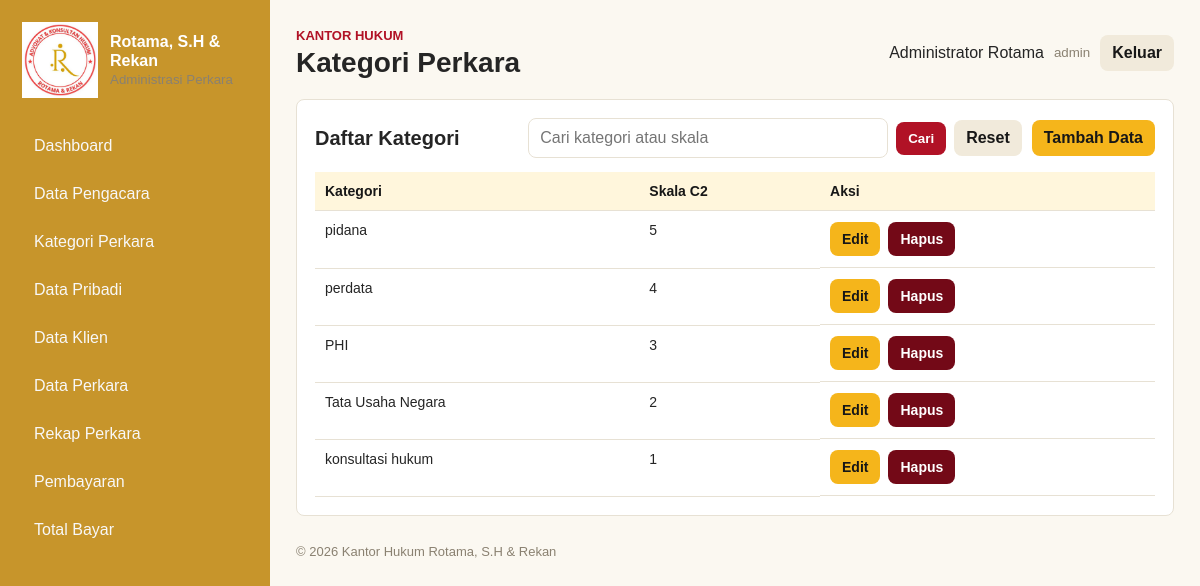
Page /index.php?action=categories (signed in) on the committed database.
### tables this page shows
CREATE TABLE case_categories (
  id INT AUTO_INCREMENT PRIMARY KEY,
  name VARCHAR(120) NOT NULL UNIQUE,
  saw_score INT NOT NULL DEFAULT 1,
  created_at TIMESTAMP DEFAULT CURRENT_TIMESTAMP
);

### src/pages/categories/index.php (called while the page is built, shortened)
<?php
$q = query_text();
$showForm = false;
if ($q !== '') {
    $stmt = db()->prepare('SELECT * FROM case_categories WHERE name LIKE ? OR saw_score LIKE ? ORDER BY saw_score DESC, name');
    $stmt->execute([like_text($q), like_text($q)]);
    $categories = $stmt->fetchAll();
} else {
    $categories = db()->query('SELECT * FROM case_categories ORDER BY saw_score DESC, name')->fetchAll();
}
render('categories/view', compact('title', 'categories', 'q', 'showForm'));

### src/bootstrap.php (called while the page is built, shortened)
<?php
function db(): PDO
{
    $config = require __DIR__ . '/../config/database.php';
    $dsn = sprintf(
        'mysql:host=%s;dbname=%s;charset=%s',
        $config['host'],
        $config['database'],
        $config['charset']
    );
    $pdo = new PDO($dsn, $config['username'], $config['password'], [
        PDO::ATTR_ERRMODE => PDO::ERRMODE_EXCEPTION,
        PDO::ATTR_DEFAULT_FETCH_MODE => PDO::FETCH_ASSOC,
    ]);
    return $pdo;
}
function e(?string $value): string
{
    return htmlspecialchars((string) $value, ENT_QUOTES, 'UTF-8');
}
function query_text(string $key = 'q'): string
{
    return trim((string) ($_GET[$key] ?? ''));
}
function render(string $view, array $data = []): void
{
    extract($data, EXTR_SKIP);
    require __DIR__ . '/partials/header.php';
    require __DIR__ . '/pages/' . $view . '.php';
    require __DIR__ . '/partials/footer.php';
}

### public/index.php (called while the page is built, shortened)
<?php
require_once __DIR__ . '/../src/bootstrap.php';
$action = $_GET['action'] ?? (is_logged_in() ? 'dashboard' : 'login');
$routes = [
    'login' => 'auth/login.php',
    'authenticate' => 'auth/authenticate.php',
    'dashboard' => 'dashboard.php',
    'lawyers' => 'lawyers/index.php',
    'lawyer_form' => 'lawyers/form.php',
    'lawyer_save' => 'lawyers/save.php',
    'lawyer_delete' => 'lawyers/delete.php',
    'profile' => 'profile.php',
    'profile_save' => 'profile_save.php',
    'clients' => 'clients/index.php',
    'client_form' => 'clients/form.php',
    'client_save' => 'clients/save.php',
    'client_delete' => 'clients/delete.php',
    'categories' => 'categories/index.php',
    'category_form' => 'categories/form.php',
    'category_save' => 'categories/save.php',
    'category_delete' => 'categories/delete.php',
    'cases' => 'cases/index.php',
    'case_form' => 'cases/form.php',
    'case_save' => 'cases/save.php',
    'case_delete' => 'cases/delete.php',
    'case_documents' => 'cases/documents.php',
    'case_document_delete' => 'cases/document_delete.php',
    'reports' => 'reports.php',
    'payments' => 'payments/index.php',
    'payment_form' => 'payments/form.php',
    'payment_save' => 'payments/save.php',
    'payment_delete' => 'payments/delete.php',
    'totals' => 'totals.php',
];
require __DIR__ . '/../src/pages/' . $routes[$action];

### src/pages/categories/view.php (the view, shortened to what this page needs)
<?php if ($showForm ?? false): ?>
<section class="form-panel">
    <h2><?= $edit ? 'Edit Kategori' : 'Tambah Kategori' ?></h2>
    <form class="form" method="post" action="index.php?action=category_save">
        <input type="hidden" name="id" value="<?= e($edit['id'] ?? '') ?>">
        <label>Nama Kategori
            <input name="name" required value="<?= e($edit['name'] ?? '') ?>">
        </label>
        <label>Skala SAW C2
            <select name="saw_score" required>
                <?php for ($i = 5; $i >= 1; $i--): ?>
                    <option value="<?= $i ?>" <?= (int) ($edit['saw_score'] ?? 0) === $i ? 'selected' : '' ?>><?= $i ?></option>
                <?php endfor; ?>
            </select>
        </label>
        <div class="actions span-2">
            <button class="btn primary" type="submit">Simpan</button>
            <a class="btn ghost" href="index.php?action=categories">Batal</a>
        </div>
    </form>
</section>
<?php else: ?>
<section class="table-wrap">
    <div class="section-head">
        <h2>Daftar Kategori</h2>
        <div class="table-tools">
            <form class="search-form" method="get" action="index.php">
                <input name="q" placeholder="Cari kategori atau skala" value="<?= e($q ?? '') ?>">
                <button class="btn primary" type="submit">Cari</button>
                <a class="btn ghost" href="index.php?action=categories">Reset</a>
            </form>
            <a class="btn warning" href="index.php?action=category_form">Tambah Data</a>
        </div>
    </div>
    <table>
        <thead>
            <tr><th>Kategori</th><th>Skala C2</th><th>Aksi</th></tr>
        </thead>
        <tbody>
            <?php foreach ($categories as $category): ?>
                <tr>
                    <td><?= e($category['name']) ?></td>
                    <td><?= (int) $category['saw_score'] ?></td>
                    <td class="actions">
                        <a class="btn warning" href="index.php?action=category_form&id=<?= $category['id'] ?>">Edit</a>
                        <a class="btn danger" href="index.php?action=category_delete&id=<?= $category['id'] ?>" onclick="return confirm('Hapus kategori ini?')">Hapus</a>
                    </td>
                </tr>
            <?php endforeach; ?>
        </tbody>
    </table>
</section>
<?php endif; ?>

### public/assets/styles.css (style rules this page uses)
:root { --red: #b11226; --red-dark: #730917; --yellow: #f5b51b; --black: #171717; --white: #ffffff; --line: #e7e1d4; --soft: #fbf8f1; --text: #252525; }
* { box-sizing: border-box; }
body { margin: 0; font-family: Arial, Helvetica, sans-serif; color: var(--text); background: var(--soft); }
a { color: inherit; text-decoration: none; }
h2 { margin-top: 0; font-size: 20px; }
.section-head { display: flex; justify-content: space-between; gap: 14px; align-items: center; margin-bottom: 14px; }
.section-head h2 { margin: 0; }
.search-form { display: flex; gap: 8px; align-items: center; flex-wrap: wrap; }
.table-tools { display: flex; gap: 10px; align-items: center; justify-content: flex-end; flex-wrap: wrap; }
.search-form input { width: min(360px, 52vw); }
.card, .table-wrap, .form-panel { background: var(--white); border: 1px solid var(--line); border-radius: 8px; padding: 18px; }
.table-wrap { margin-top: 16px; overflow-x: auto; }
table { width: 100%; border-collapse: collapse; font-size: 14px; }
th, td { padding: 11px 10px; border-bottom: 1px solid var(--line); text-align: left; vertical-align: top; }
th { background: #fff6dc; color: var(--black); }
input, select, textarea { width: 100%; border: 1px solid var(--line); border-radius: 8px; padding: 10px 11px; font: inherit; background: #fff; }
.actions { display: flex; gap: 8px; flex-wrap: wrap; align-items: center; }
.btn { display: inline-flex; align-items: center; justify-content: center; border: 0; border-radius: 8px; padding: 9px 12px; font-weight: 700; cursor: pointer; }
.btn.primary { background: var(--red); color: var(--white); }
.btn.warning { background: var(--yellow); color: var(--black); }
.btn.ghost { background: #f1eadb; color: var(--black); }
.btn.danger { background: var(--red-dark); color: var(--white); }

### rows in the picture
case_categories: name "pidana", saw_score "5"
case_categories: name "perdata", saw_score "4"
case_categories: name "PHI", saw_score "3"
case_categories: name "Tata Usaha Negara", saw_score "2"
case_categories: name "konsultasi hukum", saw_score "1"

### other values in the picture
$title "Kategori Perkara"
$user['name'] "Administrator Rotama"
$user['role'] "admin"
